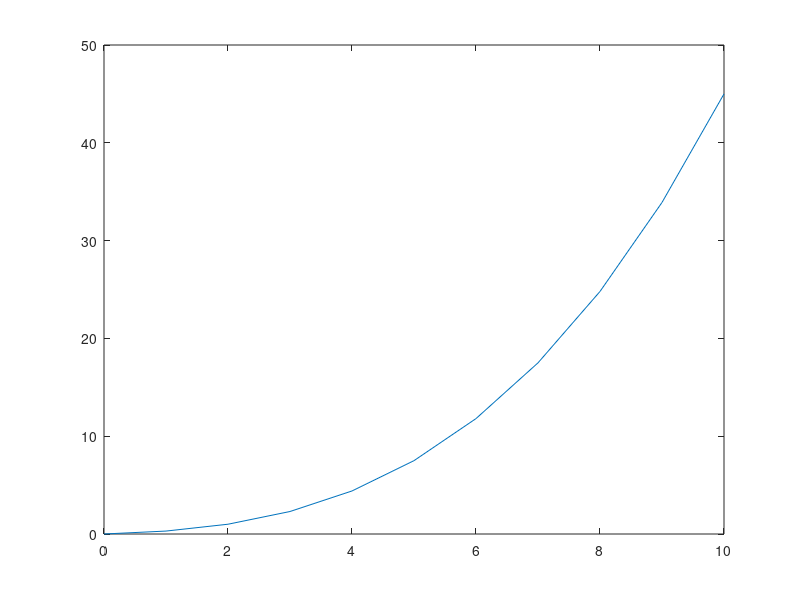

Reproduce this figure in MATLAB.
%% variables 
f(1) = 0; 
l = 10; % length of interval 
N= 10; %Numvber of steps
h = 1/N; 


%% Code

for n = 1:N
    f(n+1) = f(n) +h*(n^2+n+1);

end 

x = linspace(0,l,N+1);
plot(x,f);